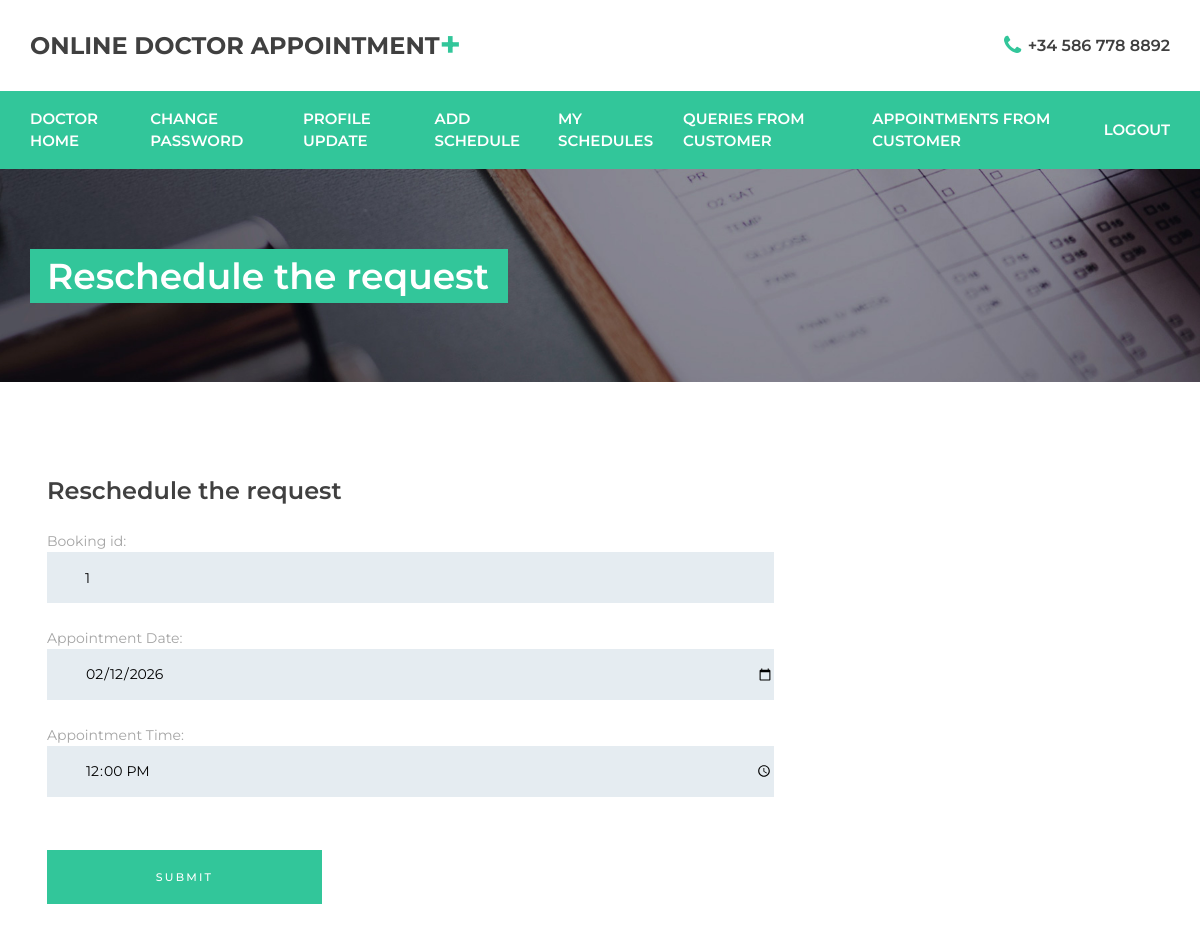
Page /reschedule_patient_request/1 on the committed database.
### customerapp/models.py (models this page shows)
class Book_appointment(models.Model):
    customer_name = models.ForeignKey(Customer_reg, on_delete=models.CASCADE)
    doctor_name = models.ForeignKey(Doctor_reg, on_delete=models.CASCADE)
    appointment_date = models.DateField()
    appointment_time = models.TimeField()
    reason_for_appointment = models.TextField(max_length=200)
    prescription = models.TextField(max_length=200)
    file = models.FileField(upload_to='files/')
    status=models.CharField(max_length=50,default="waiting")

### doctorapp/views.py (the view)
# urls.py: path('reschedule_patient_request/<id>', doctor_views.reschedule_patient_request, name="reschedule_patient_request"),
def reschedule_patient_request(request, id):
    customer = Book_appointment.objects.get(id=id)
    return render(request, "reschedule_request.html", {"customer": customer})

### doctorapp/templates/reschedule_request.html (shortened to what this page needs)
<!DOCTYPE html>
{% load static %}
<html lang="en">
<head>
<link rel="stylesheet" type="text/css" href="{% static 'styles/bootstrap4/bootstrap.min.css' %}">
<link href="{% static 'plugins/font-awesome-4.7.0/css/font-awesome.min.css' %}" rel="stylesheet" type="text/css">
<link rel="stylesheet" type="text/css" href="{% static 'styles/contact.css' %}">
<link rel="stylesheet" type="text/css" href="{% static 'styles/contact_responsive.css' %}">
</head>
<body>
<div class="super_container">
	<div class="home">
		<div class="parallax_background parallax-window" data-parallax="scroll" data-image-src="{% static 'images/contact.jpg' %}" data-speed="0.8"></div>
		<header class="header" id="header">
			<div>
				<div class="header_top">
					<div class="container">
						<div class="row">
							<div class="col">
								<div class="header_top_content d-flex flex-row align-items-center justify-content-start">
									<div class="logo">
										<a href="#">Online Doctor Appointment<span>+</span></a>
									</div>
									<div class="header_top_extra d-flex flex-row align-items-center justify-content-start ml-auto">
										<div class="header_top_phone">
											<i class="fa fa-phone" aria-hidden="true"></i>
											<span>+34 586 778 8892</span>
										</div>
									</div>
								</div>
							</div>
						</div>
					</div>
				</div>
				<div class="header_nav" id="header_nav_pin">
					<div class="header_nav_inner">
						<div class="header_nav_container">
							<div class="container">
								<div class="row">
									<div class="col">
										<div class="header_nav_content d-flex flex-row align-items-center justify-content-start">
											<nav class="main_nav">
												<ul class="d-flex flex-row align-items-center justify-content-start">
													<li><a href="{% url 'doctor_home' %}">Doctor Home</a></li>
													<li><a href="{% url 'doctor_change_pwd' %}">Change Password</a></li>
													<li><a href="{% url 'doctor_edit' %}">Profile Update</a></li>
													<li><a href="{% url 'dr_add_schedule' %}">Add Schedule</a></li>
													<li><a href="{% url 'doctor_schedules' %}">My Schedules</a></li>
													<li><a href="{% url 'dr_queries_from_customer' %}">Queries from Customer</a></li>
													<li><a href="{% url 'booking_requests_from_customer' %}">Appointments From Customer</a></li>
													<li><a href="{% url 'doctor_logout' %}">Logout</a></li>
												</ul>
											</nav>
										</div>
									</div>
								</div>
							</div>
						</div>
					</div>
				</div>
			</div>
		</header>
		<div class="home_container">
			<div class="container">
				<div class="row">
					<div class="col">
						<div class="home_content">
							<div class="home_title">Reschedule the request</div>
						</div>
					</div>
				</div>
			</div>
		</div>
	</div>
	<div class="contact">
		<div class="container">
			<div class="row">
				<div class="col-lg-8 contact_col">
					<div class="contact_form">
						<div class="contact_title">Reschedule the request</div>
						<div class="contact_form_container">
							<form action="{% url 'reschedule_request' %}"  method="POST" id="contact_form" class="contact_form">
                                Booking id:
								<input type="number" id="contact_id" class="contact_input" name="id" value="{{customer.id}}" required="required" readonly>
                                Appointment Date:
								<input type="date" id="contact_appointment_date" class="contact_input" name="appointment_date" value="{{customer.appointment_date|date:'Y-m-d'}}" required="required">
                                Appointment Time:
								<input type="time" id="contact_subject" class="contact_input" name="appointment_time" value="{{customer.appointment_time|time:'H:i'}}" required="required">
                                <button type="submit" class="contact_button" id="contact_button">Submit</button>
							</form>
						</div>
					</div>
				</div>
</body>
</html>

### customerapp/static/styles/contact.css (style rules this page uses)
* { margin: 0; padding: 0; -webkit-font-smoothing: antialiased; -webkit-text-shadow: rgba(0,0,0,.01) 0 0 1px; text-shadow: rgba(0,0,0,.01) 0 0 1px; }
body { font-family: 'Montserrat', sans-serif; font-size: 14px; font-weight: 400; background: #FFFFFF; color: #a5a5a5; }
div { display: block; position: relative; -webkit-box-sizing: border-box; -moz-box-sizing: border-box; box-sizing: border-box; }
ul { list-style: none; margin-bottom: 0px; }
a, a:hover, a:visited, a:active, a:link { text-decoration: none; -webkit-font-smoothing: antialiased; -webkit-text-shadow: rgba(0,0,0,.01) 0 0 1px; text-shadow: rgba(0,0,0,.01) 0 0 1px; }
.super_container { width: 100%; overflow: hidden; }
.parallax-window { min-height: 400px; background: transparent; }
.parallax_background { position: absolute; top: 0; left: 0; width: 100%; height: 100%; }
.header { position: absolute; top: 0; left: 0; width: 100%; background: #FFFFFF; z-index: 100; }
.header_top { width: 100%; z-index: 2; }
.header_top_content { height: 91px; -webkit-transition: all 200ms ease; -moz-transition: all 200ms ease; -ms-transition: all 200ms ease; -o-transition: all 200ms ease; transition: all 200ms ease; }
.logo a { line-height: 0.75; color: #404040; font-size: 24px; font-weight: 700; text-transform: uppercase; }
.logo a span { position: relative; font-size: 36px; color: #32c69a; line-height: 0.75; vertical-align: text-top; }
.header_top_phone { margin-left: 44px; }
.header_top_phone i { font-size: 22px; color: #32c69a; vertical-align: middle; transform: translateY(-1px); }
.header_top_phone span { font-size: 16px; font-weight: 600; color: #404040; margin-left: 3px; vertical-align: middle; }
.header_nav { z-index: 2; }
.header_nav_inner { width: 100%; }
.header_nav_container { z-index: 1; background: #32c69a; }
.header_nav_content { height: 78px; }
.main_nav { height: 100%; }
.main_nav ul { height: 100%; }
.main_nav ul li { position: relative; }
.main_nav ul li:not(:last-child) { margin-right: 70px; }
.main_nav ul li a { display: block; position: relative; height: 100%; font-size: 13px; font-weight: 600; color: #FFFFFF; z-index: 1; text-transform: uppercase; -webkit-transition: all 200ms ease; -moz-transition: all 200ms ease; -ms-transition: all 200ms ease; -o-transition: all 200ms ease; transition: all 200ms ease; }
@media (min-width: 991px) { .main_nav { width: 100%; } }
@media (min-width: 991px) { .main_nav ul { height: 100%; gap: 30px; justify-content: space-between !important; width: 100%; } }
@media (min-width: 991px) { .main_nav ul li:not(:last-child) { margin-right: 0; } }
@media (min-width: 991px) { .main_nav ul li a { font-size: 15px; } }
.home { width: 100%; height: 382px; }
.home_container { position: absolute; bottom: 79px; left: 0; width: 100%; }
.home_title { display: inline-block; height: 54px; font-size: 36px; font-weight: 600; line-height: 54px; text-align: center; color: #FFFFFF; background: #32c69a; padding-left: 17px; padding-right: 19px; }
.contact { width: 100%; background: #FFFFFF; padding-top: 100px; padding-bottom: 42px; z-index: 2; padding-left: 32px; padding-right: 32px; }
.contact_title { font-size: 24px; font-weight: 600; color: #404040; line-height: 0.75; }
.contact_form_container { margin-top: 31px; }
.contact_form input:not(:last-child) { margin-bottom: 25px; }
.contact_input { display: block; width: 100%; height: 51px; background: #e5ecf1; border: none; outline: none; border-left: solid 3px transparent; padding-left: 35px; -webkit-transition: all 200ms ease; -moz-transition: all 200ms ease; -ms-transition: all 200ms ease; -o-transition: all 200ms ease; transition: all 200ms ease; }
.contact_button { width: 275px; height: 54px; background: #32c69a; border: none; outline: none; color: #FFFFFF; font-size: 11px; font-weight: 500; text-transform: uppercase; letter-spacing: 0.2em; cursor: pointer; margin-top: 28px; }

### rows in the picture
Book_appointment: id "1", appointment_date "02/12/2026", appointment_time "12:00"
